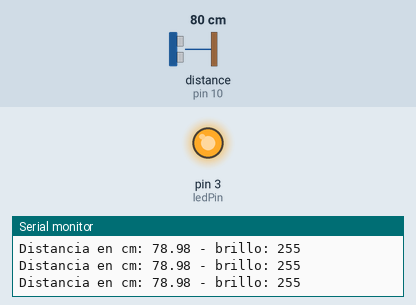
Simulated run of this sketch. Board: Arduino Uno, built with avr-gcc and run on an emulated ATmega328P. Shown: output pins drawn as LEDs (lit = HIGH), the last lines printed to the serial monitor. Wiring (inferred from the names in the program): ultrasonic range finder: trigger pin 9; echo pin 10. The test bench sets the inputs (shaded band); at power-on: distance to the obstacle (sensor on pin 10) 80 cm. The echo pulse lasts 58.3 µs per cm; pins used as bus, display or sensor lines are not drawn.

Above: at 1.2 s.
1.3 s: distance to the obstacle (sensor on pin 10) set to 23 cm
4.3 s: distance to the obstacle (sensor on pin 10) set to 18 cm
At 5.5 s:
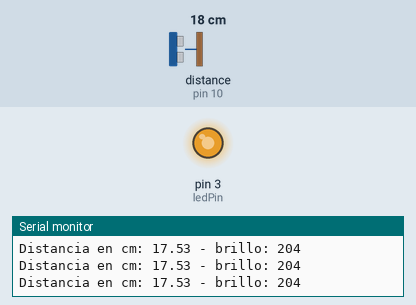
5.8 s: distance to the obstacle (sensor on pin 10) set to 2 cm
At 6.7 s:
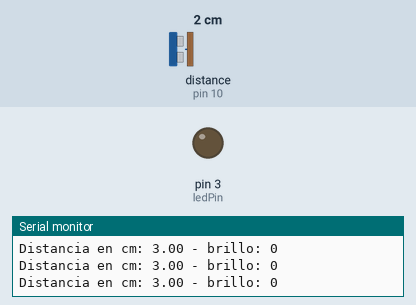
Timing chart, 0 to 8.8 s (numbered marks = the images above; inputs shaded):
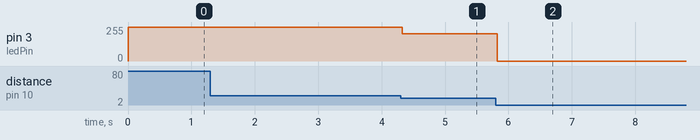

Measured:
- the behaviour switches between 21 and 20 cm on distance to the obstacle (sensor on pin 10) (found by bisection; images 0 and 1)
- after the input at 4.3 s, pin 3 (ledPin): 255/255 → 204/255 at once
- after the input at 5.8 s, pin 3 (ledPin): 204/255 → 0/255 at once

The sketch:

05-UltrasonicoLed.ino
```cpp
// (licence header left out)
// ---- Constantes
const int   trigPin = 9;     // Puerto de envío
const int   echoPin = 10;    // Puerto de recepción
const int   ledPin  = 3;     // Puerto del led (PWM)

// ---- Variables
float
  duracion,                  // Tiempo de vuelo
  distancia;                  // Distancia en cm
int brillo;

void setup() {
  pinMode(trigPin, OUTPUT);  // Establece el puerto como de salida
  pinMode(echoPin, INPUT);   // Establece el puerto como de entrada
  pinMode(ledPin , OUTPUT);
  Serial.begin(9600);        // Inicia la comunicación serial
}  // void setup

void loop() {
  //  Limpia el puerto de envío
  digitalWrite(trigPin, LOW);
  delayMicroseconds(2);

  // Pone el puerto de envío en HIGH por 5 microsegundos
  digitalWrite(trigPin, HIGH);
  delayMicroseconds(5);
  digitalWrite(trigPin, LOW);
  delayMicroseconds(2);

  // Lee la señal de regreso de la onda de sonido en microsegundos
  duracion = pulseIn(echoPin, HIGH);

  // Calcula la distancia
  distancia = ((duracion / 2.0) / 29.4118);

  distancia = constrain(distancia, 3, 300);

  brillo = constrain(distancia, 5, 20);
  brillo = map(brillo, 5, 20, 0, 255);
  analogWrite(ledPin, brillo);

  // Muestra el resultado en el monitor serial
  Serial.print("Distancia en cm: ");
  Serial.print(distancia);
  Serial.print(" - brillo: ");
  Serial.println(brillo);

  // Muestra el resultado para el Serial Plotter
//  Serial.print(distancia);
//  Serial.print(",");
//  Serial.println(brillo);
} // void loop
```
